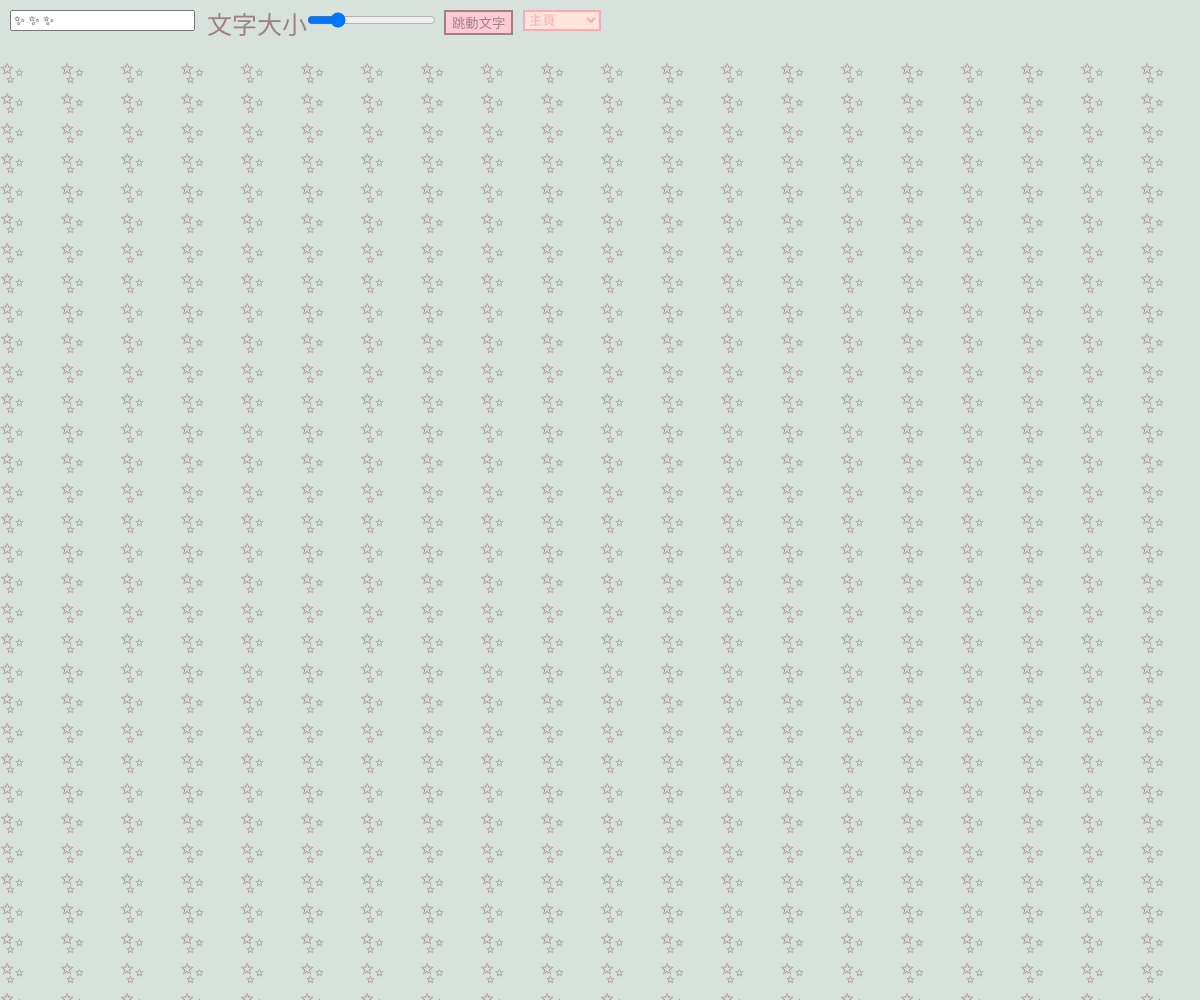
Frame 1 (no input)
Frame 60 (no input): identical to frame 1, image omitted
Frame 120 (the mouse pressed at the canvas centre since frame 60): identical to frame 1, image omitted

The p5.js sketch that drew this single still picture (run headless with seeded random() and noise() and a simulated clock; from frame 60 on, the mouse is pressed at the canvas centre):

// p5.js sketch
// ── sketch.js
let input, slider, button, dropdown, urlDiv;
let isBouncing = false;
let bounceFrameCount = 0;

function setup() {
  createCanvas(windowWidth, windowHeight);
  input = createInput('✨ ✨ ✨ '); // 創建文字框，預設文字為✨ ✨ ✨
  input.position(10, 10);
  input.input(updateText);
  
  slider = createSlider(25, 50, 30); // 創建滑桿，範圍為25到50，預設值為30
  slider.position(input.x + input.width + 110, 10); // 將滑桿向右移動100
  
  button = createButton('跳動文字'); // 創建按鈕
  button.position(slider.x + slider.width + 10, 10); // 將按鈕放置在滑桿右側
  button.mousePressed(toggleBounce); // 設定按鈕按下時的回調函數
  button.style('background-color', '#ffcad4'); // 設定按鈕背景顏色
  button.style('color', '#9d8189'); // 設定按鈕文字顏色
  button.style('border', '2px solid #9d8189'); // 設定按鈕邊框顏色
  
  dropdown = createSelect(); // 創建下拉選單
  dropdown.position(button.x + button.width + 10, 10); // 將下拉選單放置在按鈕右側
  dropdown.option('主頁', ''); // 添加選項
  dropdown.option('淡江大學', 'https://www.tku.edu.tw/'); // 添加選項
  dropdown.option('第二周', 'https://hackmd.io/@k_uQPxPmRdKuweqHQekgQw/ry2HewK9Jl'); // 添加選項
  dropdown.option('第三周', 'https://hackmd.io/@k_uQPxPmRdKuweqHQekgQw/HJzrJjzjyx'); // 添加選項
  dropdown.option('測驗題', 'https://413730739.github.io/0310/'); // 添加選項
  dropdown.changed(openURL); // 設定選項改變時的回調函數
  dropdown.style('background-color', '#ffe5d9'); // 設定下拉選單背景顏色
  dropdown.style('color', '#f4acb7'); // 設定下拉選單文字顏色
  dropdown.style('border', '2px solid #f4acb7'); // 設定下拉選單邊框顏色
}

function draw() {
  background('#d8e2dc');
  textAlign(LEFT, TOP);
  fill('#9d8189');
  
  textSize(25); // 固定 "文字大小" 的文字大小為 25
  text('文字大小', slider.position().x - 100, 15); // 在滑桿左側添加文字
  
  let txt = input.value();
  let textSizeValue = slider.value(); // 根據滑桿的值調整文字大小
  textSize(textSizeValue); // 設定文字大小
  
  let cols = Math.ceil(width / textSizeValue);
  let rows = Math.ceil(height / textSizeValue);
  
  let index = 0;
  for (let j = 2; j < rows; j++) { // 從第三排開始繪製
    for (let i = 0; i < cols; i++) {
      let x = i * textSizeValue;
      let y = j * textSizeValue;
      if (isBouncing) {
        x += sin((frameCount + i * 10) * 0.05) * 10; // S 形扭動效果
        y += cos((frameCount + j * 10) * 0.05) * 10; // S 形扭動效果
      }
      if (index < txt.length) {
        text(txt[index], x, y);
        index++;
      } else {
        index = 0;
        text(txt[index], x, y);
        index++;
      }
    }
  }
  bounceFrameCount++;
}

function updateText() {
  // This function is called whenever the input value changes
}

function toggleBounce() {
  isBouncing = !isBouncing; // 切換跳動狀態
}

function openURL() {
  let url = dropdown.value();
  if (url) {
    if (!urlDiv) {
      urlDiv = createDiv(''); // 創建顯示網址的框框
      urlDiv.position(10, 50); // 設定框框位置
      urlDiv.style('background-color', '#ffffff'); // 設定框框背景顏色
      urlDiv.style('border', '2px solid #9d8189'); // 設定框框邊框顏色
      urlDiv.style('padding', '10px'); // 設定框框內邊距
      urlDiv.style('width', 'calc(100% - 20px)'); // 設定框框寬度
      urlDiv.style('height', 'calc(100% - 70px)'); // 設定框框高度
      urlDiv.style('overflow', 'auto'); // 設定框框內容可滾動
    }
    urlDiv.html(`<iframe src="${url}" width="100%" height="100%"></iframe>`); // 在框框中顯示網址內容
  } else {
    if (urlDiv) {
      urlDiv.remove(); // 移除框框
      urlDiv = null;
    }
  }
}

function windowResized() {
  resizeCanvas(windowWidth, windowHeight);
}
